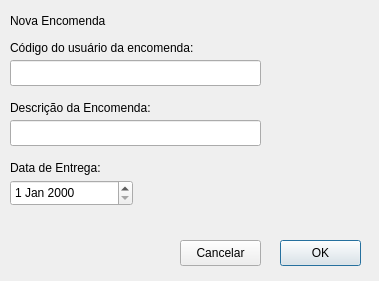
<?xml version="1.0" encoding="UTF-8"?>
<ui version="4.0">
 <class>Dialog</class>
 <widget class="QDialog" name="Dialog">
  <property name="geometry">
   <rect>
    <x>0</x>
    <y>0</y>
    <width>379</width>
    <height>281</height>
   </rect>
  </property>
  <property name="windowTitle">
   <string>Dialog</string>
  </property>
  <widget class="QLabel" name="label">
   <property name="geometry">
    <rect>
     <x>10</x>
     <y>10</y>
     <width>101</width>
     <height>21</height>
    </rect>
   </property>
   <property name="text">
    <string>Nova Encomenda</string>
   </property>
  </widget>
  <widget class="QLineEdit" name="lineEdit">
   <property name="geometry">
    <rect>
     <x>10</x>
     <y>60</y>
     <width>251</width>
     <height>26</height>
    </rect>
   </property>
  </widget>
  <widget class="QLabel" name="label_2">
   <property name="geometry">
    <rect>
     <x>10</x>
     <y>40</y>
     <width>221</width>
     <height>16</height>
    </rect>
   </property>
   <property name="text">
    <string>Código do usuário da encomenda:</string>
   </property>
  </widget>
  <widget class="QLineEdit" name="lineEdit_2">
   <property name="geometry">
    <rect>
     <x>10</x>
     <y>120</y>
     <width>251</width>
     <height>26</height>
    </rect>
   </property>
  </widget>
  <widget class="QLabel" name="label_3">
   <property name="geometry">
    <rect>
     <x>10</x>
     <y>100</y>
     <width>251</width>
     <height>16</height>
    </rect>
   </property>
   <property name="text">
    <string>Descrição da Encomenda:</string>
   </property>
  </widget>
  <widget class="QDateEdit" name="dateEdit">
   <property name="geometry">
    <rect>
     <x>10</x>
     <y>180</y>
     <width>123</width>
     <height>26</height>
    </rect>
   </property>
  </widget>
  <widget class="QLabel" name="label_4">
   <property name="geometry">
    <rect>
     <x>10</x>
     <y>160</y>
     <width>121</width>
     <height>16</height>
    </rect>
   </property>
   <property name="text">
    <string>Data de Entrega:</string>
   </property>
  </widget>
  <widget class="QPushButton" name="btnSalvar">
   <property name="geometry">
    <rect>
     <x>280</x>
     <y>240</y>
     <width>81</width>
     <height>26</height>
    </rect>
   </property>
   <property name="text">
    <string>OK</string>
   </property>
  </widget>
  <widget class="QPushButton" name="btnCancelar">
   <property name="geometry">
    <rect>
     <x>180</x>
     <y>240</y>
     <width>81</width>
     <height>26</height>
    </rect>
   </property>
   <property name="text">
    <string>Cancelar</string>
   </property>
  </widget>
 </widget>
 <resources/>
 <connections/>
</ui>
